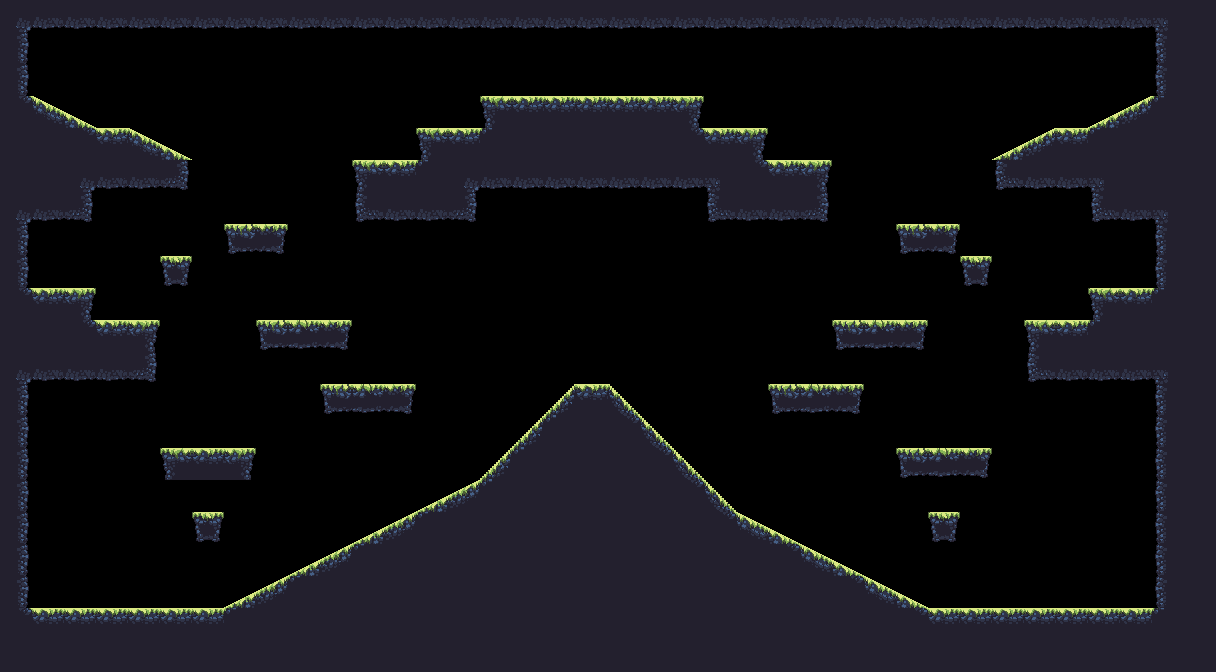

Below is a game level as drawn by its tile map, then a one-line description and the .tmx file that defines it, in full:
An orthogonal 38x21 tile map with 32x32 px tiles, 1 tile layer (main) and 2 objects (spawn, boss_spawn).

<map version="1.2" tiledversion="1.3.2" orientation="orthogonal" renderorder="right-down" compressionlevel="0" width="38" height="21" tilewidth="32" tileheight="32" infinite="0" nextlayerid="3" nextobjectid="4">
 <tileset firstgid="1" source="forest_tile_set.tsx" />
 <layer id="1" name="main" width="38" height="21">
  <data encoding="csv">
5,22,22,22,22,22,22,22,22,22,22,22,22,22,22,22,22,22,22,22,22,22,22,22,22,22,22,22,22,22,22,22,22,22,22,22,6,12,
13,0,0,0,0,0,0,0,0,0,0,0,0,0,0,0,0,0,0,0,0,0,0,0,0,0,0,0,0,0,0,0,0,0,0,0,11,12,
13,0,0,0,0,0,0,0,0,0,0,0,0,0,0,0,0,0,0,0,0,0,0,0,0,0,0,0,0,0,0,0,0,0,0,0,11,12,
17,25,26,0,0,0,0,0,0,0,0,0,0,0,0,1,2,2,2,2,2,3,0,0,0,0,0,0,0,0,0,0,0,0,27,28,18,12,
12,12,17,2,25,26,0,0,0,0,0,0,0,1,2,18,12,12,12,12,12,17,2,3,0,0,0,0,0,0,0,27,28,2,18,12,12,12,
12,12,5,22,22,23,0,0,0,0,0,1,2,18,5,22,22,22,22,22,22,22,6,17,2,3,0,0,0,0,0,21,22,22,6,12,12,12,
5,22,23,0,0,0,0,0,0,0,0,21,22,22,23,0,0,0,0,0,0,0,21,22,22,23,0,0,0,0,0,0,0,0,21,22,6,12,
13,0,0,0,0,0,0,31,33,0,0,0,0,0,0,0,0,0,0,0,0,0,0,0,0,0,0,0,31,33,0,0,0,0,0,0,11,12,
13,0,0,0,0,34,0,0,0,0,0,0,0,0,0,0,0,0,0,0,0,0,0,0,0,0,0,0,0,0,34,0,0,0,0,0,11,12,
17,2,3,0,0,0,0,0,0,0,0,0,0,0,0,0,0,0,0,0,0,0,0,0,0,0,0,0,0,0,0,0,0,0,1,2,18,12,
12,12,17,2,3,0,0,0,31,32,33,0,0,0,0,0,0,0,0,0,0,0,0,0,0,0,31,32,33,0,0,0,1,2,18,12,12,12,
5,22,22,22,23,0,0,0,0,0,0,0,0,0,0,0,0,0,0,0,0,0,0,0,0,0,0,0,0,0,0,0,21,22,22,22,6,12,
13,0,0,0,0,0,0,0,0,0,31,32,33,0,0,0,0,8,2,7,0,0,0,0,31,32,33,0,0,0,0,0,0,0,0,0,11,12,
13,0,0,0,0,0,0,0,0,0,0,0,0,0,0,0,8,18,12,17,7,0,0,0,0,0,0,0,0,0,0,0,0,0,0,0,11,12,
13,0,0,0,0,1,2,3,0,0,0,0,0,0,0,8,18,12,12,12,17,7,0,0,0,0,0,0,31,32,33,0,0,0,0,0,11,12,
13,0,0,0,0,0,0,0,0,0,0,0,0,27,28,18,12,12,12,12,12,17,7,0,0,0,0,0,0,0,0,0,0,0,0,0,11,12,
13,0,0,0,0,0,34,0,0,0,0,27,28,18,12,12,12,12,12,12,12,12,17,25,26,0,0,0,0,34,0,0,0,0,0,0,11,12,
13,0,0,0,0,0,0,0,0,27,28,18,12,12,12,12,12,12,12,12,12,12,12,12,17,25,26,0,0,0,0,0,0,0,0,0,11,12,
13,0,0,0,0,0,0,27,28,18,12,12,12,12,12,12,12,12,12,12,12,12,12,12,12,12,17,25,26,0,0,0,0,0,0,0,11,12,
17,2,2,2,2,2,2,18,12,12,12,12,12,12,12,12,12,12,12,12,12,12,12,12,12,12,12,12,17,2,2,2,2,2,2,2,18,12,
12,12,12,12,12,12,12,12,12,12,12,12,12,12,12,12,12,12,12,12,12,12,12,12,12,12,12,12,12,12,12,12,12,12,12,12,12,12
</data>
 </layer>
 <objectgroup id="2" name="objects">
  <object id="1" name="spawn" x="97.9634" y="490.001" />
  <object id="2" name="boss_spawn" x="585.597" y="314.514" />
 </objectgroup>
</map>
